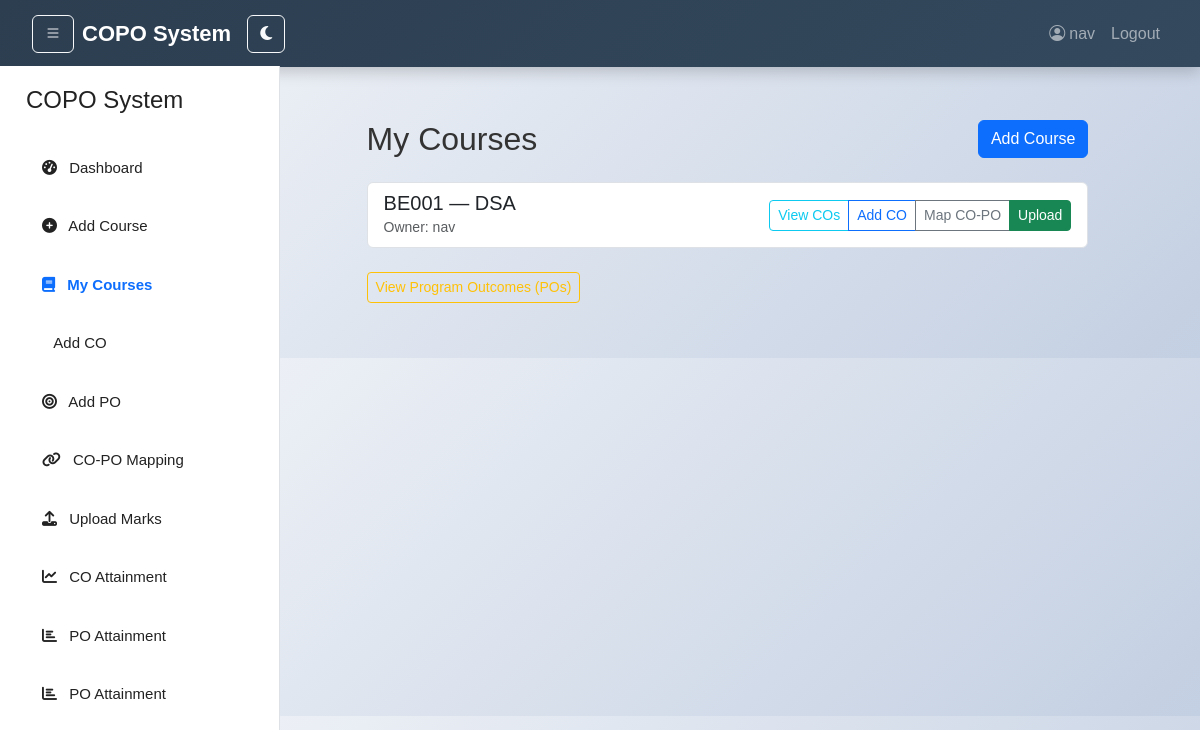
The app's page /courses (signed in), older data.
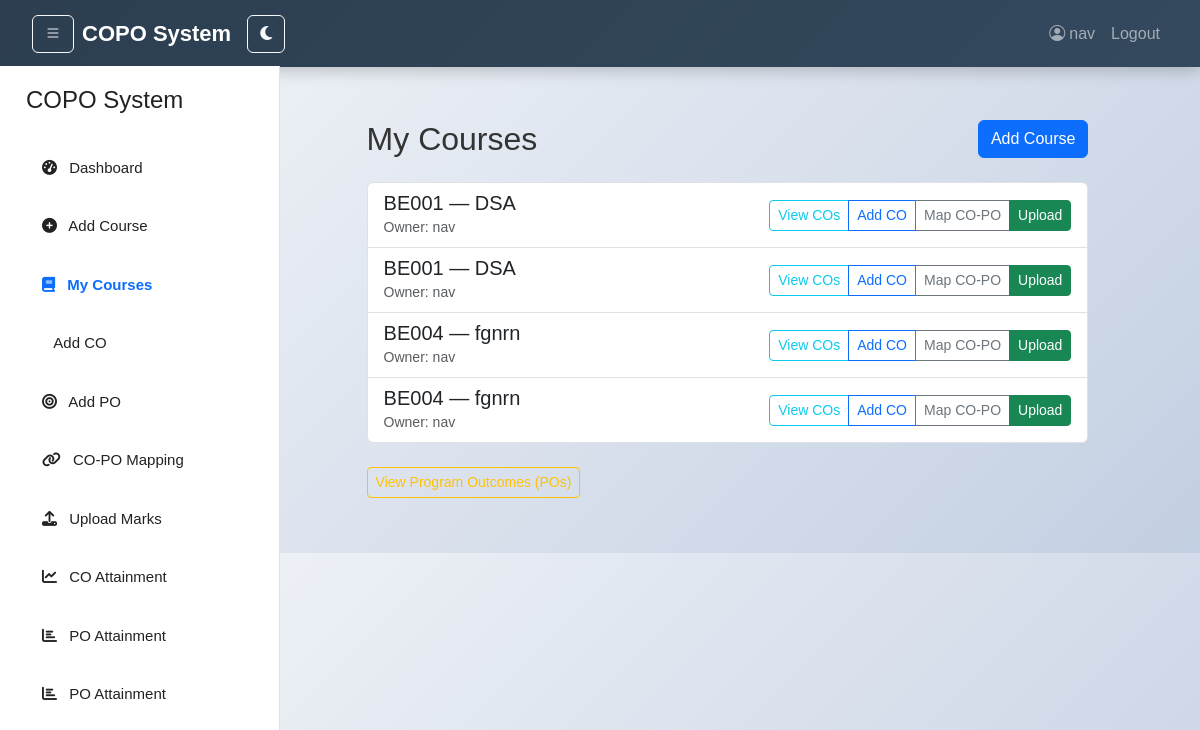
The same page, newer data.
### calculate/models.py (models this page shows, shortened)
class Course(models.Model):
    user = models.ForeignKey('auth.User', on_delete=models.CASCADE, default=None)
    code = models.CharField(max_length=10)
    name = models.CharField(max_length=100)

### calculate/views.py (the view)
# urls.py: path('courses', views.courses, name='courses'),  # Fixed typo: was 'couses'
def courses(request):
    if request.user.is_authenticated:
        courses = Course.objects.filter(user=request.user).prefetch_related('co_set')
        pos = PO.objects.all()
        return render(request, 'courses.html', {
            'courses': courses,
            'pos': pos
        })
    else:
        return redirect('login')  # Redirect to login if not authenticated

### calculate/templates/courses.html (shortened to what this page needs)
{% extends 'base.html' %}
{% load static %}
{% block content %}
<div class="container mt-5">
  <div class="row justify-content-center">
    <div class="col-lg-10">
      <div class="d-flex justify-content-between align-items-center mb-4">
        <h2 class="mb-0">My Courses</h2>
        <a href="{% url 'add_course' %}" class="btn btn-primary">Add Course</a>
      </div>
      {% if courses %}
        <div class="list-group">
          {% for course in courses %}
            <div class="list-group-item">
              <div class="d-flex justify-content-between align-items-center">
                <div>
                  <h5 class="mb-0">{{ course.code }} — {{ course.name }}</h5>
                  <small class="text-muted">Owner: {{ course.user.username }}</small>
                </div>
                <div class="btn-group" role="group">
                  <button type="button" class="btn btn-outline-info btn-sm" data-bs-toggle="collapse" data-bs-target="#cos-{{ course.id }}">
                    View COs
                  </button>
                  <a href="{% url 'add_co' %}?course={{ course.id }}" class="btn btn-outline-primary btn-sm">Add CO</a>
                  <a href="{% url 'add_mapping' %}?course={{ course.id }}" class="btn btn-outline-secondary btn-sm">Map CO-PO</a>
                  <a href="{% url 'upload_marks' %}?course_id={{ course.id }}" class="btn btn-success btn-sm">Upload</a>
                </div>
              </div>
            </div>
          {% endfor %}
        </div>
        <div class="mt-4">
          <button type="button" class="btn btn-outline-warning btn-sm" data-bs-toggle="collapse" data-bs-target="#pos-section">
            View Program Outcomes (POs)
          </button>
        </div>
      {% else %}
        <div class="alert alert-info">No courses yet. <a href="{% url 'add_course' %}">Create one</a>.</div>
      {% endif %}
    </div>
  </div>
</div>
{% endblock %}

### calculate/templates/base.html (shortened to what this page needs)
{% load static %}
<!DOCTYPE html>
<html lang="en" data-bs-theme="light">
<head>
  <link href="https://cdn.jsdelivr.net/npm/bootstrap@5.3.3/dist/css/bootstrap.min.css" rel="stylesheet"/>
  <link rel="stylesheet" href="https://cdnjs.cloudflare.com/ajax/libs/font-awesome/6.4.0/css/all.min.css"/>
  <link href="https://cdn.jsdelivr.net/npm/bootstrap-icons@1.10.5/font/bootstrap-icons.css" rel="stylesheet"/>
  <link rel="stylesheet" href="{% static 'styles.css' %}"/>
</head>
<body class="bg-light">
  <nav class="navbar navbar-expand-lg navbar-dark bg-primary fixed-top">
    <div class="container-fluid">
      <button class="btn btn-outline-light me-2" id="sidebarNavToggle" aria-label="Toggle sidebar">
        <i class="bi bi-list"></i>
      </button>
      <a class="navbar-brand" href="/">COPO System</a>
      <button class="btn btn-outline-light ms-auto me-2" id="themeToggle" aria-label="Toggle theme" type="button">
      </button>
      <div class="collapse navbar-collapse" id="navbarNav">
        <ul class="navbar-nav ms-auto align-items-lg-center">
          {% if user.is_authenticated %}
          <li class="nav-item me-lg-2">
            <span class="navbar-text"><i class="bi bi-person-circle me-1"></i>{{ user.username }}</span>
          </li>
          <li class="nav-item">
            <a class="nav-link" href="/logout/">Logout</a>
          </li>
          {% else %}
          <li class="nav-item">
            <a class="nav-link" href="/login/">Login</a>
          </li>
          {% endif %}
        </ul>
      </div>
    </div>
  </nav>
  <nav class="sidebar" id="sidebar" style="margin-top: 10px;">
    <div class="px-3 pb-2">
      <h4 class="mt-2 mb-4" style="color: white;">COPO System</h4>
      <ul class="nav flex-column">
        <li class="nav-item">
          <a class="nav-link {% if request.resolver_match.url_name == 'home' %}active{% endif %}" href="{% url 'home' %}">
            <i class="fas fa-tachometer-alt me-2"></i> Dashboard
          </a>
        </li>
        <li class="nav-item">
          <a class="nav-link {% if request.resolver_match.url_name == 'add_course' %}active{% endif %}" href="{% url 'add_course' %}">
            <i class="fas fa-plus-circle me-2"></i> Add Course
          </a>
        </li>
        <li class="nav-item">
          <a class="nav-link {% if request.resolver_match.url_name == 'courses' %}active{% endif %}" href="{% url 'courses' %}">
            <i class="fas fa-book me-2"></i> My Courses
          </a>
        </li>
        <li class="nav-item">
          <a class="nav-link {% if request.resolver_match.url_name == 'add_co' %}active{% endif %}" href="{% url 'add_co' %}">
             Add CO
          </a>
        </li>
        <li class="nav-item">
          <a class="nav-link {% if request.resolver_match.url_name == 'add_po' %}active{% endif %}" href="{% url 'add_po' %}">
            <i class="fas fa-bullseye me-2"></i> Add PO
          </a>
        </li>
        <li class="nav-item">
          <a class="nav-link {% if request.resolver_match.url_name == 'add_mapping' %}active{% endif %}" href="{% url 'add_mapping' %}">
            <i class="fas fa-link me-2"></i> CO-PO Mapping
          </a>
        </li>
        <li class="nav-item">
          <a class="nav-link {% if request.resolver_match.url_name == 'upload_marks' %}active{% endif %}" href="{% url 'upload_marks' %}">
            <i class="fas fa-upload me-2"></i> Upload Marks
          </a>
        </li>
        <li class="nav-item">
          <a class="nav-link {% if request.resolver_match.url_name == 'co_attainment' %}active{% endif %}" href="{% url 'co_attainment' %}">
            <i class="fas fa-chart-line me-2"></i> CO Attainment
          </a>
        </li>
        <li class="nav-item">
          <a class="nav-link {% if request.resolver_match.url_name == 'po_attainment' %}active{% endif %}" href="{% url 'po_attainment' %}">
            <i class="fas fa-chart-bar me-2"></i> PO Attainment
          </a>
        </li>
        <li class="nav-item">
          <a class="nav-link {% if request.resolver_match.url_name == 'po_attainment' %}active{% endif %}" href="{% url 'po_attainment' %}">
            <i class="fas fa-chart-bar me-2"></i> PO Attainment
          </a>
        </li>
      </ul>
    </div>
  </nav>
  <div class="main-content" id="mainContent">
    {% block content %}{% endblock %}
  </div>
</body>
</html>

### calculate/static/styles.css (style rules this page uses)
body { font-family: 'Poppins', sans-serif; background: linear-gradient(135deg, #f5f7fa, #c3cfe2); margin: 0; padding: 0; color: #333; }
.navbar { background: linear-gradient(135deg, #2c3e50, #34495e); box-shadow: 0px 4px 15px rgba(0,0,0,0.2); padding: 12px 20px; }
.navbar-brand { font-weight: 700; font-size: 22px; color: #fff !important; }
.sidebar { min-height: 100vh; background: linear-gradient(135deg, #34495e, #2c3e50); padding: 20px 10px; }
.sidebar .nav-link { font-size: 15px; font-weight: 500; color: #ecf0f1; margin: 6px 0; padding: 12px 16px; border-radius: 10px; transition: background 0.3s ease, color 0.3s ease; }
.main-content { padding: 25px; }

### calculate/templates/base.html (style rules this page uses)
[data-bs-theme="light"] .sidebar { background: #fff !important; color: #222 !important; }
[data-bs-theme="light"] .sidebar .nav-link, [data-bs-theme="light"] .sidebar h4 { color: #222 !important; }
[data-bs-theme="light"] .sidebar .nav-link.active { color: #0d6efd !important; font-weight: 600; }
.sidebar { position: fixed; top: 56px; left: -280px; bottom: 0; width: 280px; background: var(--bs-body-bg); border-right: 1px solid var(--bs-border-color); overflow-y: auto; transition: left .25s ease; z-index: 1060; padding-top: .75rem; }
.main-content { padding-top: 72px; padding-left: 0; }
.nav-link.active { font-weight: 600; color: var(--bs-primary) !important; }
@media (min-width: 992px) { .sidebar { left: 0; } }
@media (min-width: 992px) { .main-content { margin-left: 280px; } }

Row changes from the older to the newer data that the page shows:
added Course: code "BE001", name "DSA", user.username "nav"
added Course: code "BE004", name "fgnrn", user.username "nav"
added Course: code "BE004", name "fgnrn", user.username "nav"
